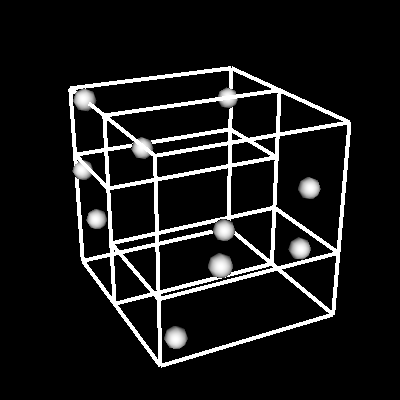

This figure's Python source:
#!/usr/bin/env python
# Demonstrate vtkKdTree representation with point glyphs and wireframe bounding boxes.

import vtkmodules.vtkInteractionStyle  # noqa: F401
import vtkmodules.vtkRenderingOpenGL2  # noqa: F401

from vtkmodules.vtkCommonCore import vtkPoints
from vtkmodules.vtkCommonDataModel import vtkKdTree, vtkPolyData, vtkCellArray
from vtkmodules.vtkFiltersCore import vtkGlyph3D
from vtkmodules.vtkFiltersSources import vtkSphereSource
from vtkmodules.vtkRenderingCore import (
    vtkActor,
    vtkPolyDataMapper,
    vtkRenderWindow,
    vtkRenderWindowInteractor,
    vtkRenderer,
)

# Random points (pre-generated).
glyph_size = 0.05
point_coords = [
    [0.840188, 0.394383, 0.783099],
    [0.79844, 0.911647, 0.197551],
    [0.335223, 0.76823, 0.277775],
    [0.55397, 0.477397, 0.628871],
    [0.364784, 0.513401, 0.95223],
    [0.916195, 0.635712, 0.717297],
    [0.141603, 0.606969, 0.0163006],
    [0.242887, 0.137232, 0.804177],
    [0.156679, 0.400944, 0.12979],
    [0.108809, 0.998925, 0.218257],
]

# Generate point data.
point_data = vtkPolyData()
points = vtkPoints()
points.SetDataTypeToDouble()
points.SetNumberOfPoints(len(point_coords))
point_data.AllocateEstimate(len(point_coords), 1)
cells = vtkCellArray()
for i, pt in enumerate(point_coords):
    points.SetPoint(i, pt)
    cells.InsertNextCell(1, [i])
point_data.SetPoints(points)
point_data.SetVerts(cells)

# Create a kd-tree.
kd_tree = vtkKdTree()
kd_tree.SetMinCells(1)
kd_tree.BuildLocatorFromPoints(points)

# Generate a kd-tree representation.
kd_tree_repr = vtkPolyData()
kd_tree.GenerateRepresentation(2, kd_tree_repr)
kd_tree_repr_mapper = vtkPolyDataMapper()
kd_tree_repr_mapper.SetInputData(kd_tree_repr)

kd_tree_repr_actor = vtkActor()
kd_tree_repr_actor.SetMapper(kd_tree_repr_mapper)
kd_tree_repr_actor.GetProperty().SetColor(1.0, 1.0, 1.0)
kd_tree_repr_actor.GetProperty().SetRepresentationToWireframe()
kd_tree_repr_actor.GetProperty().SetLineWidth(4)
kd_tree_repr_actor.GetProperty().LightingOff()

# Create vertex glyphs.
sphere = vtkSphereSource()
sphere.SetRadius(glyph_size)

glyph = vtkGlyph3D()
glyph.SetInputData(0, point_data)
glyph.SetInputConnection(1, sphere.GetOutputPort())

glyph_mapper = vtkPolyDataMapper()
glyph_mapper.SetInputConnection(glyph.GetOutputPort())

glyph_actor = vtkActor()
glyph_actor.SetMapper(glyph_mapper)

# Standard rendering pipeline.
renderer = vtkRenderer()
renderer.AddActor(glyph_actor)
renderer.AddActor(kd_tree_repr_actor)

render_window = vtkRenderWindow()
render_window.SetSize(400, 400)
render_window.AddRenderer(renderer)
render_window.SetWindowName("kd tree representation")

renderer.GetActiveCamera().SetPosition(-10, 10, 20)
renderer.GetActiveCamera().SetFocalPoint(0, 0, 0)
renderer.ResetCamera()

interactor = vtkRenderWindowInteractor()
interactor.SetRenderWindow(render_window)

interactor.Initialize()
interactor.Start()
